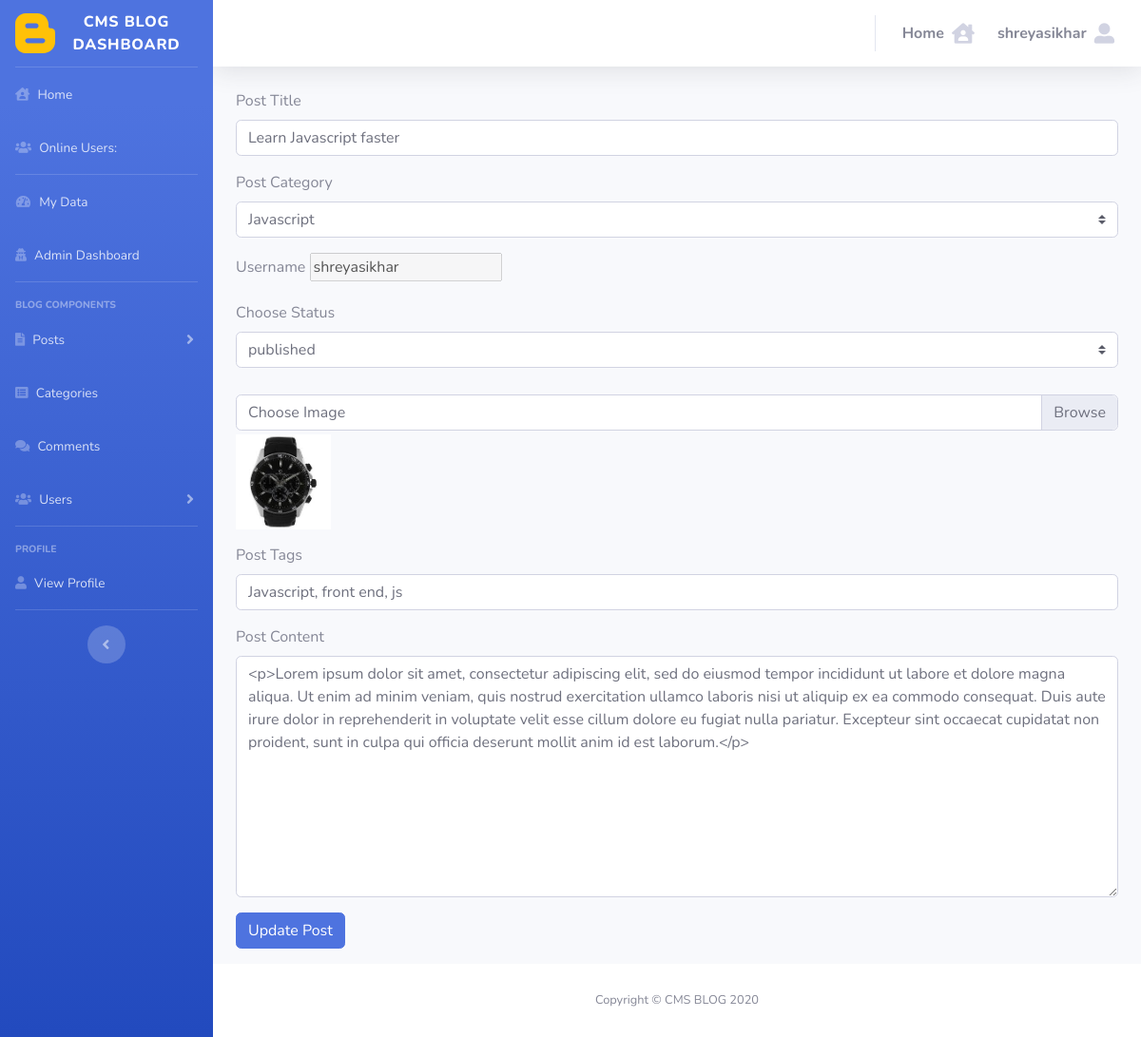
The app's page /admin/posts.php?source=edit_post&p_id=7 (signed in) with its own data.
### tables this page shows
CREATE TABLE `posts` (
  `post_id` int NOT NULL,
  `post_category_id` int NOT NULL,
  `user_id` int NOT NULL,
  `post_title` varchar(255) NOT NULL,
  `post_author` varchar(255) DEFAULT NULL,
  `post_user` varchar(255) NOT NULL,
  `post_date` date NOT NULL,
  `post_image` text NOT NULL,
  `post_content` text NOT NULL,
  `post_tags` varchar(255) NOT NULL,
  `post_comment_count` int NOT NULL DEFAULT '0',
  `post_status` varchar(255) NOT NULL DEFAULT 'draft',
  `post_views_count` int NOT NULL DEFAULT '0',
  `likes` int DEFAULT '0'
);

### admin/functions.php (called while the page is built, shortened)
<?php
    function escape($string)
    {
        global $connection;
        return mysqli_real_escape_string($connection, trim($string));
    }
            ?>

### admin/includes/edit_post.php (the view, shortened to what this page needs)
<?php
    if(isset($_GET['p_id']))
    {
        $p_id = escape($_GET['p_id']);
        $posts = "SELECT * FROM posts where post_id = {$p_id}";
        $posts_result_by_id = mysqli_query($connection, $posts);
        while($row = mysqli_fetch_assoc($posts_result_by_id))
        {
            $post_title = $row['post_title'];
            $post_category_id = $row['post_category_id'];
            $post_status = $row['post_status'];
            $post_image = $row['post_image'];
            $post_tags = $row['post_tags'];
            $post_content = $row['post_content'];
        }
    }
?>
<div class="col-lg-12 col-md-12 col-sm-12 col-xs-12">
    <form action="" method="post" enctype="multipart/form-data">
        <div class="form-group">
            <label for="title">Post Title</label>
            <input value="<?php echo $post_title; ?>" type="text" class="form-control" name="post_title">
        </div>
        <div class="form-group">
            <label for="post_category_id">Post Category</label>
            <select name="post_category_id" class="custom-select">
            <?php
                $categories = "SELECT * FROM categories";
                $categories_result = mysqli_query($connection, $categories);
                while($row = mysqli_fetch_assoc($categories_result))
                {
                    $cat_title  = $row['cat_title'];
                    $cat_id  = $row['cat_id'];
                    if($cat_id == $post_category_id)
                    {
                        echo "<option selected value='{$cat_id}'>{$cat_title}</option>";
                    }
                    else
                    {
                        echo "<option value='{$cat_id}'>{$cat_title}</option>";
                    }
                }
            ?>
            </select>
        </div>
        <div class="form-group">
            <label for="post_user">Username</label>
            <input type='text' value="<?php echo $_SESSION['username']; ?>" name="post_user" disabled>
        </div>
        <div class="form-group">
            <label for="post_status">Choose Status</label>
            <select name="post_status" class="custom-select">
                    <option value="<?php echo $post_status; ?>"><?php echo $post_status; ?></option>
            </select>
        </div>
        <div class="custom-file" style="margin:12px 0 0 0">
            <label class="custom-file-label" for="customFile">Choose Image</label>
        </div>
        <img class="img-fluid" style="margin-bottom:15px; margin-top:4px;" src="../images/<?php echo $post_image; ?>" alt="" width="100">
        <div class="form-group">
            <label for="post_tags">Post Tags</label>
            <input value="<?php echo $post_tags; ?>"type="text" class="form-control" name="post_tags">
        </div>
        <div class="form-group">
            <label for="post_content">Post Content</label>
            <textarea class="form-control" name="post_content" id="body" col="30" rows="10"><?php echo $post_content; ?> </textarea>
        </div>
        <div class="form-group">
            <input class="btn btn-primary" type="submit" name="update_post" value="Update Post">
        </div>
    </form>
</div>

### records on screen
posts: post_title "Learn Javascript faster", post_status "published", post_image (picture), post_tags "Javascript, front end, js", post_content "<p>Lorem ipsum dolor sit amet, consectetur adipiscing elit, sed do eiusmod tempor incididunt ut labore et dolore magna aliqua. Ut enim ad minim veniam, quis nostrud exercitation ullamco laboris nisi ut aliquip ex ea commodo consequat. Duis aute irure dolor in reprehenderit in voluptate velit esse cillum dolore eu fugiat nulla pariatur. Excepteur sint occaecat cupidatat non proident, sunt in culpa qui officia deserunt mollit anim id est laborum.</p>"

### other values on screen
get_user_name() "shreyasikhar"
form field post_category_id "Javascript"
